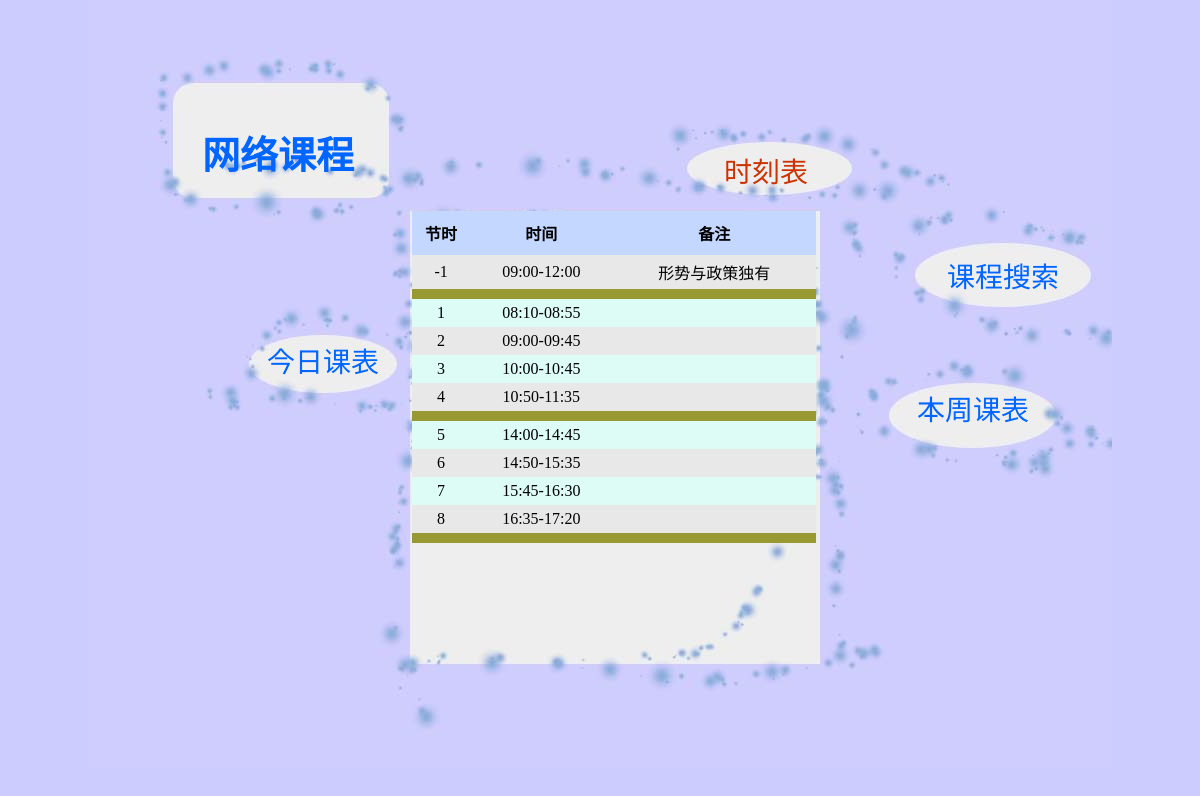
/time.php, run on the app's committed database.
### tables this page shows
CREATE TABLE IF NOT EXISTS `c_time` (
  `id` int(11) NOT NULL,
  `begin` time NOT NULL,
  `end` time NOT NULL,
  `other` varchar(20) NOT NULL,
  PRIMARY KEY (`id`)
);

### class/system.php (called while the page is built, shortened)
<?php
class System{
	public $config;
	public $info;
	private $db;
	function __construct(){
		global $config,$db;
		$this->config = &$config;
		$this->db = &$db;
		$this->get_group();
		$this->get_setting();
		$this->get_time();
	}
	public function get_time(){
		$time = $this->db->select("time");
	}
	private function get_group(){
		$group['id'] = $this->get_cookie('group');
		if(!$group['id'] || !is_numeric($group['id']) || $group['id']<1)$group['id'] = 1;
		$s = $this->db->select("group","*","`id`=".$group['id']);
		$group = $s[0];
	}
	private function count_week(){
		$now_time = (isset($_GET['date']) && is_numeric($_GET['date']) && checkdate(substr($_GET['date'],4,2),substr($_GET['date'],6,2),substr($_GET['date'],0,4)))?$_GET['date']:date('Ymd');
		$now = mktime(0,0,0,substr($now_time,4,2),substr($now_time,6,2),substr($now_time,0,4));
		$date = $this->info['first_week'];
		$begin = mktime(0,0,0,(int)substr($date,5,2),(int)substr($date,8,2),(int)substr($date,0,4));
		$x = ($now-$begin)/(24*60*60*7);
	}
	private function get_setting(){
		$s = $this->db->select("setting");
		$this->info = array();
		foreach($s as $v){
			$this->info[$v['name']] = $v['value'];
		}
	}
	public function get_cookie($name){
		if(!isset($_COOKIE[$this->config['cookie_prefix'].$name]))return false;
		else return $_COOKIE[$this->config['cookie_prefix'].$name];
	}
}
?>

### class/mysql.php (called while the page is built, shortened)
<?php
class Mysql
{
	private $config;
	private function set_config()
	{
		global $config;
		$this->config = array();
		$this->config = $config['db'];
	}
	public function query($sql)
	{
		return mysql_query($sql);
	}
	public function select($table,$list='*',$where = '1'){
		$sql = "SELECT ".$list." FROM `".$this->config['dbprefix'].$table."` WHERE ".$where;
		return $this->sql_to_arr($sql);
	}
	private	function sql_to_arr($sql){
		$return=array();
		$result = $this->query($sql);
		$i=0;
		while($row = mysql_fetch_array($result)){
			foreach($row as $name => $value)unset($row[$j++]);
			$return[$i]=$row;
			$i++;
		}
		return $return;
	}
}
?>

### config.php (called while the page is built, shortened)
<?php
$config['site_name'] = "课程表";
$config['char_set'] = 'utf8';
$config['cookie_prefix'] = "cu_";
$config['debug'] = true;
$config['db']['hostname'] = 'localhost';
$config['db']['username'] = 'root';
$config['db']['password'] = '123456';
$config['db']['database'] = 'curriculum';
$config['db']['dbprefix'] = 'c_';
$config['db']['db_debug'] = true;
$config['db']['char_set'] = $config['char_set'];
?>

### init.php (called while the page is built, shortened)
<?php
include_once 'config.php';
include_once CLASS_PATH.'mysql.php';
include_once CLASS_PATH.'system.php';
$system = new System();
?>

### time.php (the view, shortened to what this page needs)
<?php
include_once('init.php');
?>
<div id="title">
<h1><a href="./">网络课程</a></h1>
</div>
<div id="time">
<a href="time.php">时刻表</a>
</div>
<div id="today">
<a href="today.php">今日课表</a>
</div>
<div id="search">
<a href="search.php">课程搜索</a>
</div>
<div id="week">
<a href="week.php">本周课表</a>
</div>
<div id="table">
<table width="404" border="0" align="center" cellpadding="2" cellspacing="0">
<tbody align="center">
<tr class="tr_0"><th>节时</th><th>时间</th><th>备注</th></tr>
<?php
$i=0;
foreach($system->time as $v){
?>
<tr class="tr_<?php echo ($i++)%2+1?>"><td><?php echo $v['id']?></td><td><?php echo substr($v['begin'],0,5),"-",substr($v['end'],0,5)?></td><td><?php echo $v['other']?></td></tr>
<?
if($v['id']==-1 || $v['id']%4==0)echo "<tr><td colspan=\"3\"></td></tr>";
}
?>
</tbody>
</table>
</div>

### css/time.css (style rules this page uses)
* { margin:0px; padding:0px; }
body { background-color: #ccccff; }
a { color: #06F; text-decoration: none; }
#title { width:180px; height:40px; position:relative; text-align:center; top:125px; left:100px; }
#title h1 { font-size:38px; color:#96C; }
#time a { color:#C30; }
#time { width:100px; height:30px; position:relative; text-align:center; font-size:28px; left:628px; top:110px; }
#today { width:120px; height:30px; position:relative; text-align:center; font-size:28px; left:175px; top:270px; }
#search { width:120px; height:30px; position:relative; text-align:center; font-size:28px; left:855px; top:155px; }
#week { width:120px; height:30px; position:relative; text-align:center; font-size:28px; left:825px; top:258px; }
#table { width:404px; height:450px; position:relative; left:324px; top:51px; text-align:center; }
#table td { padding:5px 0px 5px 0px; margin:0px; }
#table th { padding:10px 0px 10px 0px; }
#table tr { background-color:#993; }
#table .tr_0 { background-color:#C4D7FF; }
#table .tr_1 { background-color:#E8E8E8; }
#table .tr_2 { background-color:#DCFCF5; }

### data on the page
c_time: id "-1", begin "09:00", end "12:00", other "形势与政策独有"
c_time: id "1", begin "08:10", end "08:55"
c_time: id "2", begin "09:00", end "09:45"
c_time: id "3", begin "10:00", end "10:45"
c_time: id "4", begin "10:50", end "11:35"
c_time: id "5", begin "14:00", end "14:45"
c_time: id "6", begin "14:50", end "15:35"
c_time: id "7", begin "15:45", end "16:30"
c_time: id "8", begin "16:35", end "17:20"
